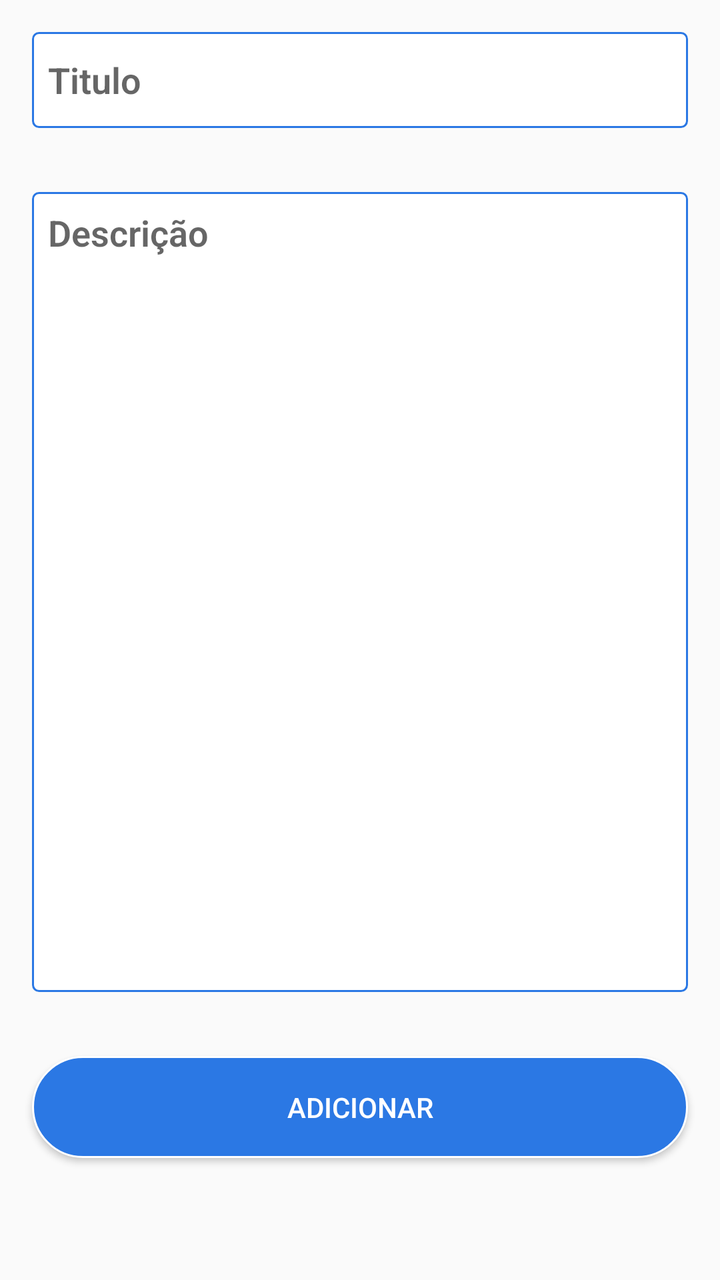
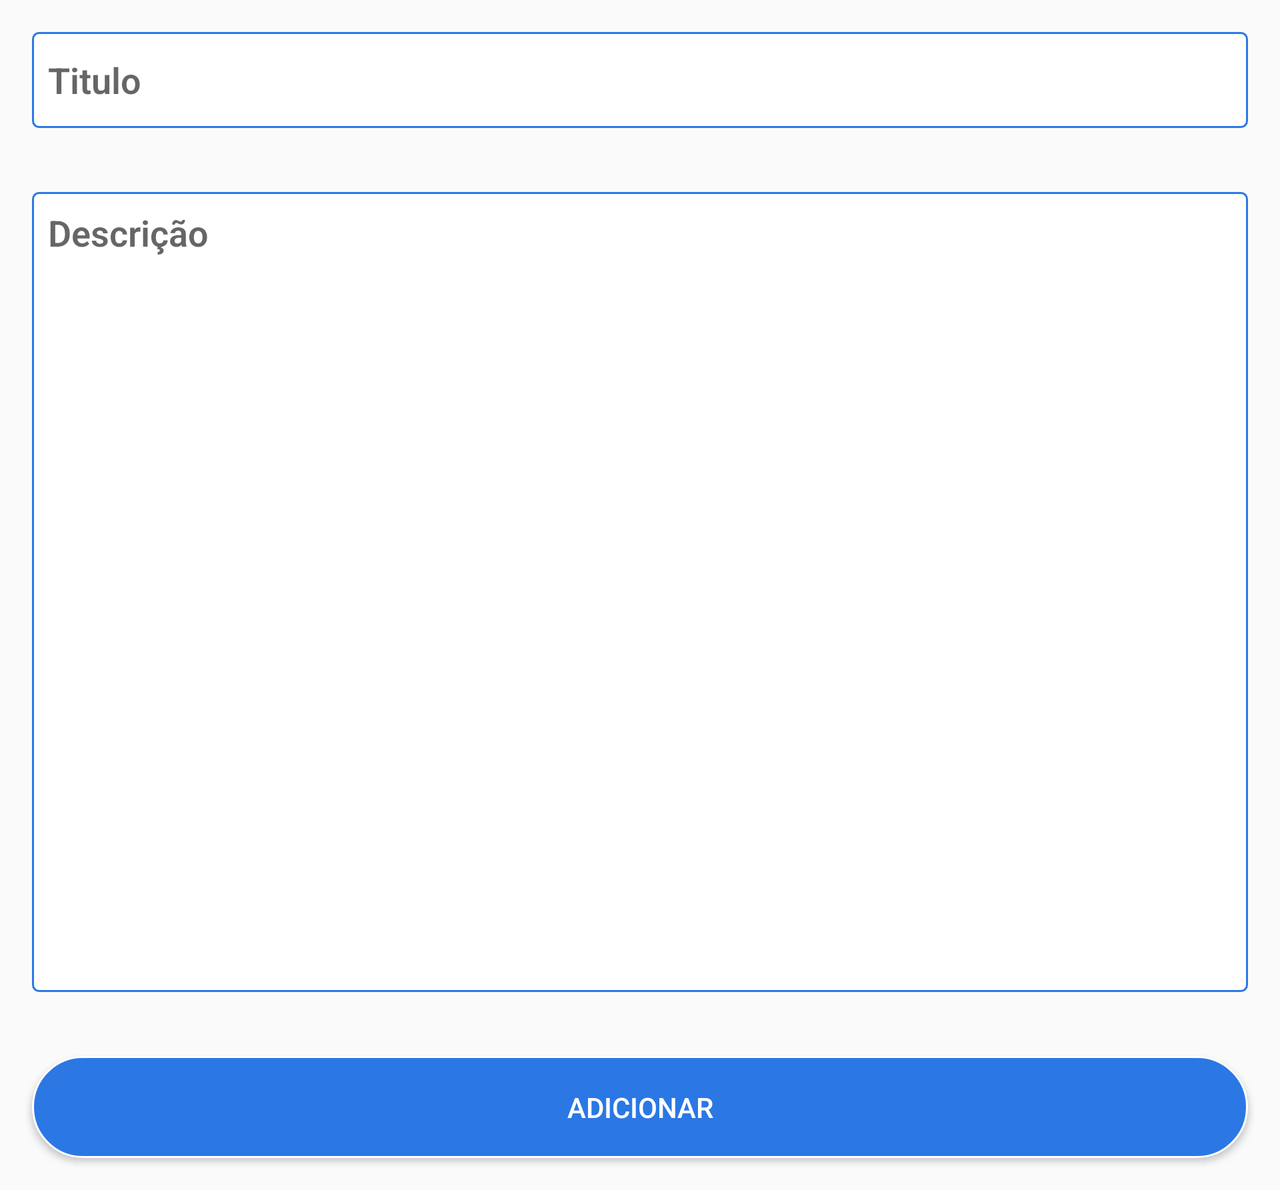

The same Android screen from two of the app's own layout files: first res/layout/ as a phone draws it, then the repository's variant for another configuration, drawn on a device whose configuration selects that folder. Both files follow.
<!-- AndroidManifest.xml: application theme AppTheme -->
<!-- res/layout/activity_nova_nota.xml -->
<?xml version="1.0" encoding="utf-8"?>
<RelativeLayout
    xmlns:android="http://schemas.android.com/apk/res/android"
    android:orientation="vertical"
    android:layout_width="match_parent"
    android:layout_height="match_parent">

    <EditText
        android:id="@+id/edit_titulo"
        android:layout_width="match_parent"
        android:layout_height="wrap_content"
        android:minHeight="@dimen/min_height"
        android:fontFamily="sans-serif-light"
        android:textStyle="bold"
        android:hint="@string/hint_word"
        android:inputType="textAutoComplete"
        android:layout_margin="@dimen/big_padding"
        android:textSize="18sp"
        android:background="@drawable/border_rounded"/>

    <EditText
        android:id="@+id/edit_descricao"
        android:layout_width="match_parent"
        android:layout_height="400dp"
        android:layout_below="@id/edit_titulo"
        android:layout_margin="@dimen/big_padding"
        android:background="@drawable/border_rounded"
        android:fontFamily="sans-serif-light"
        android:hint="@string/hint_descricao"
        android:inputType="textMultiLine"
        android:textSize="18sp"
        android:textStyle="bold"
        android:textAlignment="textStart"
        android:gravity="start" />

    <Button
        android:layout_below="@id/edit_descricao"
        android:id="@+id/button_save"
        android:layout_width="match_parent"
        android:layout_height="wrap_content"
        android:text="@string/button_save"
        android:layout_margin="@dimen/big_padding"
        android:textColor="@color/white"
        android:background="@drawable/button_login"/>


</RelativeLayout>
<!-- resources referenced by this layout -->
<resources>
  <color name="white">#FFFFFFFF</color>
  <dimen name="big_padding">16dp</dimen>
  <dimen name="min_height">48dp</dimen>
  <!-- drawable border_rounded (drawable) -->
  <?xml version="1.0" encoding="utf-8"?>
  <selector xmlns:android="http://schemas.android.com/apk/res/android">
      <item>
          <shape android:shape="rectangle">
              <solid android:color="#FFFFFFFF"/> 
              <corners android:radius="3dp"/> 
              <stroke android:color="#2b78e4" android:width="1dp"/> 
              <padding android:bottom="8dp" android:left="8dp" android:right="8dp" android:top="8dp"/>
          </shape>
      </item>
  </selector>
  <!-- drawable button_login (drawable) -->
  <?xml version="1.0" encoding="utf-8"?>
  <shape xmlns:android="http://schemas.android.com/apk/res/android">
      <corners
          android:radius="100dp"
          />
      <gradient
          android:angle="0"
          android:centerX="50%"
          android:centerColor="@color/blue"
          android:startColor="@color/blue"
          android:endColor="@color/blue"
          android:type="linear"
          />
      <padding
          android:left="16dp"
          android:top="16dp"
          android:right="16dp"
          android:bottom="16dp"
          />
      <size
          android:width="150dp"
          android:height="28dp"
          />
      <stroke
          android:width="1dp"
          android:color="#FFFFFF"
          />
  </shape>
  <string name="button_save">Adicionar</string>
  <string name="hint_descricao">Descrição</string>
  <string name="hint_word">Titulo</string>
  <style name="AppTheme" parent="Theme.AppCompat.Light.DarkActionBar">
          
          <item name="colorPrimary">@color/colorPrimary</item>
          <item name="colorPrimaryDark">@color/colorPrimaryDark</item>
          <item name="colorAccent">@color/colorAccent</item>
      </style>
  <color name="blue">#2b78e4</color>
  <color name="colorPrimary">#2b78e4</color>
  <color name="colorPrimaryDark">#01155C</color>
  <color name="colorAccent">#243F9C</color>
</resources>
<!-- res/layout-land/activity_nova_nota.xml (the repository's variant of the layout above) -->
<!-- drawn on the phone turned sideways -->
<?xml version="1.0" encoding="utf-8"?>
<ScrollView xmlns:android="http://schemas.android.com/apk/res/android"
    xmlns:app="http://schemas.android.com/apk/res-auto"
    xmlns:tools="http://schemas.android.com/tools"
    android:layout_width="match_parent"
    android:layout_height="match_parent"
    android:fillViewport="true"
    android:scrollbarThumbVertical="@color/colorPrimary">
<RelativeLayout
    xmlns:android="http://schemas.android.com/apk/res/android"
    android:orientation="vertical"
    android:layout_width="match_parent"
    android:layout_height="match_parent">

    <EditText
        android:id="@+id/edit_titulo"
        android:layout_width="match_parent"
        android:layout_height="wrap_content"
        android:minHeight="@dimen/min_height"
        android:fontFamily="sans-serif-light"
        android:textStyle="bold"
        android:hint="@string/hint_word"
        android:inputType="textAutoComplete"
        android:layout_margin="@dimen/big_padding"
        android:textSize="18sp"
        android:background="@drawable/border_rounded"/>

    <EditText
        android:id="@+id/edit_descricao"
        android:layout_width="match_parent"
        android:layout_height="400dp"
        android:layout_below="@id/edit_titulo"
        android:layout_margin="@dimen/big_padding"
        android:background="@drawable/border_rounded"
        android:fontFamily="sans-serif-light"
        android:hint="@string/hint_descricao"
        android:inputType="textMultiLine"
        android:textSize="18sp"
        android:textStyle="bold"
        android:textAlignment="textStart"
        android:gravity="start" />

    <Button
        android:layout_below="@id/edit_descricao"
        android:id="@+id/button_save"
        android:layout_width="match_parent"
        android:layout_height="wrap_content"
        android:text="@string/button_save"
        android:layout_margin="@dimen/big_padding"
        android:textColor="@color/white"
        android:background="@drawable/button_login"/>


</RelativeLayout>
</ScrollView>
<!-- resources referenced by the variant -->
<!-- as the phone turned sideways resolves them -->
<resources>
  <color name="colorPrimary">#2b78e4</color>
  <color name="white">#FFFFFFFF</color>
  <dimen name="big_padding">16dp</dimen>
  <dimen name="min_height">48dp</dimen>
  <!-- drawable border_rounded (drawable) -->
  <?xml version="1.0" encoding="utf-8"?>
  <selector xmlns:android="http://schemas.android.com/apk/res/android">
      <item>
          <shape android:shape="rectangle">
              <solid android:color="#FFFFFFFF"/> 
              <corners android:radius="3dp"/> 
              <stroke android:color="#2b78e4" android:width="1dp"/> 
              <padding android:bottom="8dp" android:left="8dp" android:right="8dp" android:top="8dp"/>
          </shape>
      </item>
  </selector>
  <!-- drawable button_login (drawable) -->
  <?xml version="1.0" encoding="utf-8"?>
  <shape xmlns:android="http://schemas.android.com/apk/res/android">
      <corners
          android:radius="100dp"
          />
      <gradient
          android:angle="0"
          android:centerX="50%"
          android:centerColor="@color/blue"
          android:startColor="@color/blue"
          android:endColor="@color/blue"
          android:type="linear"
          />
      <padding
          android:left="16dp"
          android:top="16dp"
          android:right="16dp"
          android:bottom="16dp"
          />
      <size
          android:width="150dp"
          android:height="28dp"
          />
      <stroke
          android:width="1dp"
          android:color="#FFFFFF"
          />
  </shape>
  <string name="button_save">Adicionar</string>
  <string name="hint_descricao">Descrição</string>
  <string name="hint_word">Titulo</string>
  <style name="AppTheme" parent="Theme.AppCompat.Light.DarkActionBar">
          
          <item name="colorPrimary">@color/colorPrimary</item>
          <item name="colorPrimaryDark">@color/colorPrimaryDark</item>
          <item name="colorAccent">@color/colorAccent</item>
      </style>
  <color name="blue">#2b78e4</color>
  <color name="colorPrimaryDark">#01155C</color>
  <color name="colorAccent">#243F9C</color>
</resources>
